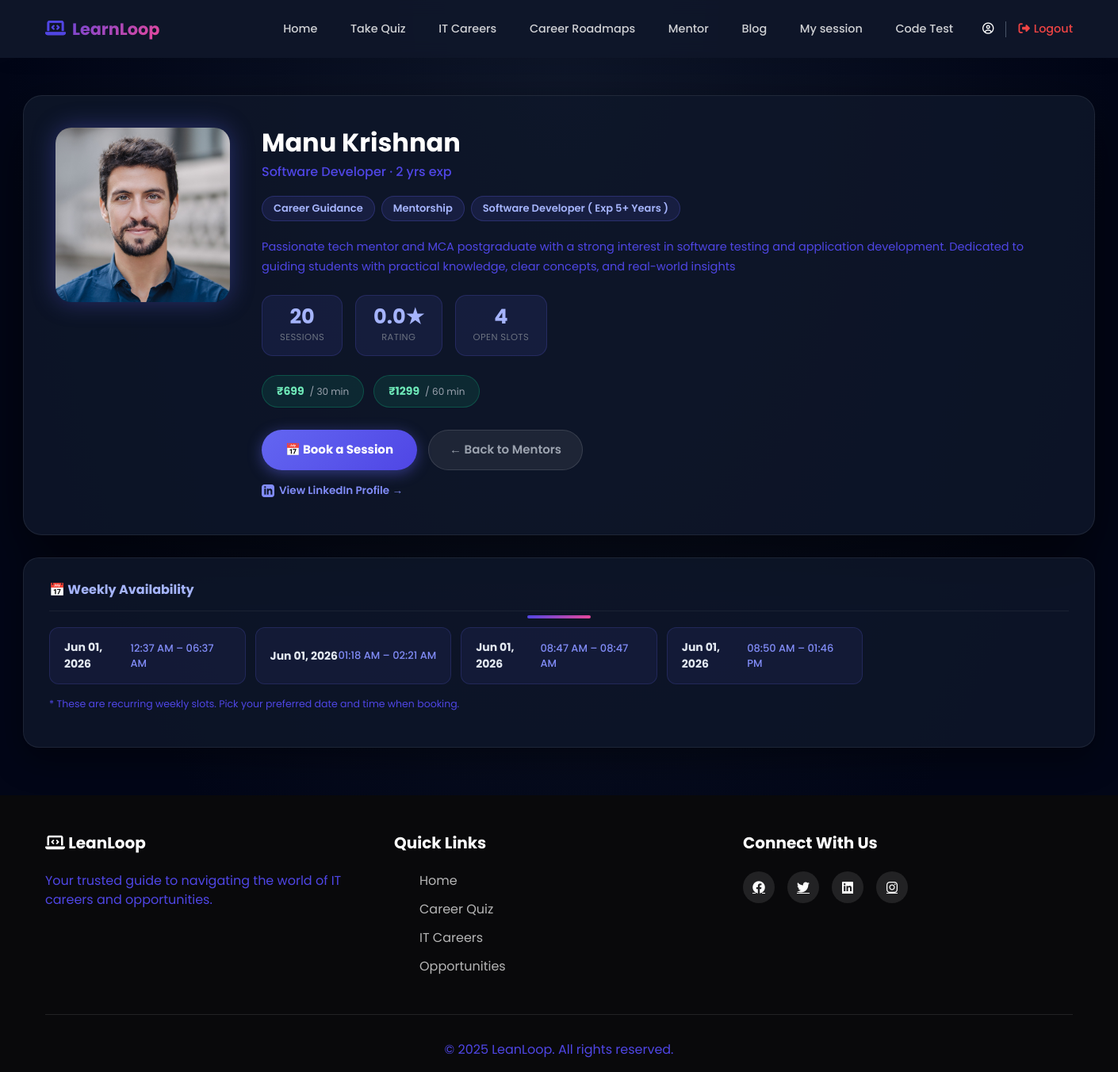
Page /mentor/detail/33/ on the committed database.
### accounts/models.py (models this page shows, shortened)
class CustomUser(AbstractUser):
    ROLE_CHOICES = (
        ('user', 'User'),
        ('mentor', 'Mentor'),
        ('Admin', 'Admin'),
    )
    role = models.CharField(
        max_length=10,
        choices=ROLE_CHOICES,
        default='user'
    )
    phone_regex = RegexValidator(
    regex=r'^[9876]\d{9}$',
    message="Phone number must be a 10-digit number and start with 9, 8, 7, or 6."
    )
    phone_number = models.CharField(
        max_length=10,
        blank=True,
        null=True,
        validators=[phone_regex],
        unique=True,
        help_text='Enter 10 digit phone number'
    )
    previous_experience = models.BooleanField(blank=True, null=True,verbose_name="Previous Experience")
    is_approved=models.BooleanField(default=False)
    GENDER_CHOICES = [
        ('male', 'Male'),
        ('female', 'Female'),
        ('other', 'Other'),
        ('prefer_not_to_say', 'Prefer not to say'),
    ]
    gender = models.CharField(
        max_length=20,
        choices=GENDER_CHOICES,
        blank=False,
        null=False
    )
    profile_photo = models.ImageField(upload_to='profile_photos/', blank=False, null=True)
    education = models.CharField(max_length=200, blank=True, null=True)
    career_domain = models.CharField(max_length=100, blank=True, null=True)
    profession = models.CharField(max_length=100, blank=False, null=True)
    experience_years = models.PositiveIntegerField(
        null=True,
        blank=False,
    )
    expertise = models.CharField(
        blank=False,
        null=True,
        max_length=100,
    )
    bio = models.CharField(
        blank=False,
        null=True,
    )
    linkedin = models.URLField(blank=True, null=True)
    portfolio = models.URLField(blank=True, null=True)
    available_days = models.JSONField(default=list)  # ["mon", "wed", "fri"]
    available_from = models.TimeField(default="09:00")
    available_to = models.TimeField(default="17:00")
    session_duration = models.CharField(
        max_length=10,
        choices=[
            ('30', '30 Minutes'),
            ('60', '60 Minutes'),
        ],null=True, blank=False
    )
    intro_video = models.FileField(upload_to="mentor_videos/", blank=True, null=True)
    created_at = models.DateTimeField(
        auto_now_add=True,
        null=True
    )

### mentor/models.py (models this page shows, shortened)
class MentorProfile(models.Model):
    user = models.OneToOneField(
        CustomUser,
        on_delete=models.CASCADE,
        related_name='mentor_profile'
    )
    bio = models.TextField(
        max_length=500,
        blank=True,
        null=True,
        help_text="Professional bio (max 500 characters)"
    )
    expertise = models.CharField(
        max_length=500,
        blank=True,
        null=True,
        help_text="Comma-separated skills (e.g., Python, Django, React)"
    )
    fee_30min = models.IntegerField(
        default=10,
        validators=[MinValueValidator(0), MaxValueValidator(1000)],
        help_text="Fee (in Rupee) for 30-minute session"
    )
    fee_60min = models.IntegerField(
        default=20,
        validators=[MinValueValidator(0), MaxValueValidator(2000)],
        help_text="Fee (in Rupee) for 60-minute session"
    )
    total_sessions = models.IntegerField(default=0)
    total_earnings = models.IntegerField(default=0)
    rating = models.DecimalField(
        max_digits=3,
        decimal_places=2,
        default=0.00,
        validators=[MinValueValidator(0), MaxValueValidator(5)]
    )
    is_active = models.BooleanField(default=True)
    created_at = models.DateTimeField(auto_now_add=True)
    updated_at = models.DateTimeField(auto_now=True)
    class Meta:
        verbose_name = "Mentor Profile"
        verbose_name_plural = "Mentor Profiles"

class AvailabilitySlot(models.Model):
    mentor = models.ForeignKey(
        CustomUser,
        on_delete=models.CASCADE,
        related_name='mentor_availability_slots',
        limit_choices_to={'role': 'mentor'}
    )
    date = models.DateField(default="2026-06-01")
    start_time = models.TimeField()
    end_time = models.TimeField()
    is_active = models.BooleanField(default=True)
    created_at = models.DateTimeField(auto_now_add=True)
    class Meta:
        verbose_name = "Availability Slot"
        verbose_name_plural = "Availability Slots"
        ordering = ['date', 'start_time']

### mentor/views.py (the view)
# urls.py: path('detail/<int:id>/', views.mentor_detail, name='mentor_detail'),
def mentor_detail(request, id):
    mentor = get_object_or_404(CustomUser, id=id, role='mentor')
    try:
        mentor_profile = MentorProfile.objects.get(user=mentor)
    except MentorProfile.DoesNotExist:
        mentor_profile = None
    availability_slots = AvailabilitySlot.objects.filter(
        mentor=mentor,
        is_active=True
    ).order_by('date', 'start_time')
    user_sessions = None
    if request.user.is_authenticated:
        user_sessions = MentorshipSession.objects.filter(
            mentor=mentor,
            student=request.user
        ).order_by('-scheduled_date', '-scheduled_time')[:5]
    raw_expertise = (mentor_profile.expertise if mentor_profile and mentor_profile.expertise else mentor.expertise) or ''
    expertise_tags = [tag.strip() for tag in raw_expertise.split(',') if tag.strip()]
    context = {
        'mentor': mentor,
        'mentor_profile': mentor_profile,
        'availability_slots': availability_slots,
        'user_sessions': user_sessions,
        'expertise_tags': expertise_tags,
    }
    return render(request, 'mentor_detail.html', context)

### mentor/templates/mentor_detail.html (shortened to what this page needs)
{% extends 'dashboard/userbase.html' %}
{% block content %}
<div class="mentor-wrapper">
    <div class="hero-card">
        <div class="mentor-photo">
            {% if mentor.profile_photo %}
            <img src="{{ mentor.profile_photo.url }}" alt="{{ mentor.username }}">
            {% else %}
            <div class="avatar-placeholder">{{ mentor.username.0|upper }}</div>
            {% endif %}
        </div>
        <div class="mentor-info">
            <h1 class="mentor-name">{{ mentor.first_name }} {{ mentor.last_name }}</h1>
            <p class="mentor-role">{{ mentor.profession|default:"Professional Mentor" }} · {{ mentor.experience_years|default:"N/A" }} yrs exp</p>
            {% if expertise_tags %}
            <div class="tag-row">
                {% for skill in expertise_tags %}
                <span class="tag">{{ skill }}</span>
                {% endfor %}
            </div>
            {% endif %}
            {% if mentor_profile.bio %}
            <p class="mentor-bio">{{ mentor_profile.bio }}</p>
            {% elif mentor.bio %}
            <p class="mentor-bio">{{ mentor.bio }}</p>
            {% endif %}
            {% if mentor_profile %}
            <div class="stats-row">
                <div class="stat-box">
                    <div class="num">{{ mentor_profile.total_sessions }}</div>
                    <div class="lbl">Sessions</div>
                </div>
                <div class="stat-box">
                    <div class="num">{{ mentor_profile.rating|floatformat:1 }}★</div>
                    <div class="lbl">Rating</div>
                </div>
                <div class="stat-box">
                    <div class="num">{{ availability_slots.count }}</div>
                    <div class="lbl">Open Slots</div>
                </div>
            </div>
            <div class="fee-row">
                <div class="fee-chip">
                    ₹{{ mentor_profile.fee_30min }}
                    <span class="duration">/ 30 min</span>
                </div>
                <div class="fee-chip">
                    ₹{{ mentor_profile.fee_60min }}
                    <span class="duration">/ 60 min</span>
                </div>
            </div>
            {% endif %}
            <div class="action-row">
                <a href="{% url 'book_session' mentor.id %}" class="btn-book">
                    📅 Book a Session
                </a>
                <a href="{% url 'mentor_list' %}" class="btn-back">
                    ← Back to Mentors
                </a>
            </div>
            {% if mentor.linkedin %}
            <div class="linkedin-link">
                <a href="{{ mentor.linkedin }}" target="_blank">
                    View LinkedIn Profile →
                </a>
            </div>
            {% endif %}
        </div>
    </div>
    {% if availability_slots %}
    <div class="section-card">
        <div class="section-title">
            📅 Weekly Availability
        </div>
        <div class="slots-grid">
            {% for slot in availability_slots %}
            <div class="slot-item">
                <span class="slot-day">{{ slot.date|date:"M d, Y" }}</span>
                <span class="slot-time">{{ slot.start_time|time:"h:i A" }} – {{ slot.end_time|time:"h:i A" }}</span>
            </div>
            {% endfor %}
        </div>
        <p class="slots-note">* These are recurring weekly slots. Pick your preferred date and time when booking.</p>
    </div>
    {% endif %}
</div>
{% endblock %}

### static/css/userpage.css (style rules this page uses)
* { margin: 0; padding: 0; box-sizing: border-box; }
:root { --primary-color: #4f46e5; --secondary-color: #9333ea; --accent-color: #ec4899; --dark-bg: #09090b; --light-bg: #f4f4f5; --text-dark: #18181b; --text-light: #ffffff; --card-bg: #ffffff; --shadow: 0 10px 40px rgba(79, 70, 229, 0.08); --shadow-hover: 0 20px 60px rgba(147, 51, 234, 0.15); }
body { font-family: 'Poppins', sans-serif; color: var(--text-dark); overflow-x: hidden; background: var(--light-bg); }
html { scroll-behavior: smooth; }
.navbar-brand i,p { -webkit-text-fill-color: var(--primary-color); }
.section-title { font-size: 2.5rem; font-weight: 700; margin-bottom: 1rem; position: relative; display: inline-block; }
.section-title::after { content: ''; position: absolute; bottom: -10px; left: 50%; transform: translateX(-50%); width: 80px; height: 4px; background: linear-gradient(135deg, var(--primary-color), var(--accent-color)); border-radius: 2px; }

### rows in the picture
CustomUser: profile_photo (picture), first_name "Manu", last_name "Krishnan", profession "Software Developer", experience_years "2"
MentorProfile: bio "Passionate tech mentor and MCA postgraduate with a strong interest in software testing and application development. Dedicated to guiding students with practical knowledge, clear concepts, and real-world insights", total_sessions "20", rating "0.0", fee_30min "699", fee_60min "1299"
AvailabilitySlot: date "Jun 01, 2026", start_time "12:37 AM", end_time "06:37 AM"
AvailabilitySlot: date "Jun 01, 2026", start_time "01:18 AM", end_time "02:21 AM"
AvailabilitySlot: date "Jun 01, 2026", start_time "08:47 AM", end_time "08:47 AM"
AvailabilitySlot: date "Jun 01, 2026", start_time "08:50 AM", end_time "01:46 PM"

### other values in the picture
{{ skill }} "Career Guidance" "Mentorship" "Software Developer ( Exp 5+ Years )"
{{ availability_slots.count }} "4"
